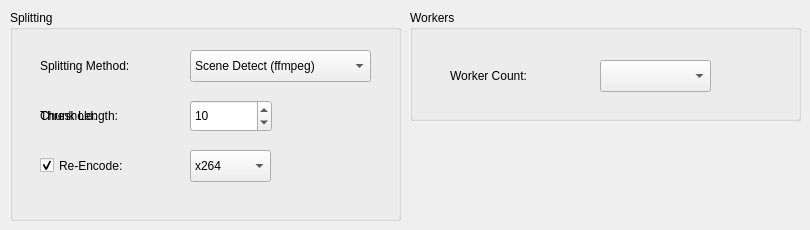
   <widget class="QWidget" name="tab_2">
    <attribute name="title">
     <string>Splitting</string>
    </attribute>
    <widget class="QGroupBox" name="groupBox">
     <property name="geometry">
      <rect>
       <x>10</x>
       <y>10</y>
       <width>391</width>
       <height>211</height>
      </rect>
     </property>
     <property name="title">
      <string>Splitting</string>
     </property>
     <widget class="QLabel" name="label_3">
      <property name="geometry">
       <rect>
        <x>30</x>
        <y>40</y>
        <width>111</width>
        <height>31</height>
       </rect>
      </property>
      <property name="text">
       <string>Splitting Method:</string>
      </property>
     </widget>
     <widget class="QComboBox" name="comboBoxSplittingMethod">
      <property name="geometry">
       <rect>
        <x>180</x>
        <y>40</y>
        <width>181</width>
        <height>32</height>
       </rect>
      </property>
      <item>
       <property name="text">
        <string>Scene Detect (ffmpeg)</string>
       </property>
      </item>
      <item>
       <property name="text">
        <string>Equal Chunking</string>
       </property>
      </item>
     </widget>
     <widget class="QLabel" name="labelSplittingThreshold">
      <property name="geometry">
       <rect>
        <x>30</x>
        <y>90</y>
        <width>111</width>
        <height>31</height>
       </rect>
      </property>
      <property name="text">
       <string>Threshold:</string>
      </property>
     </widget>
     <widget class="QDoubleSpinBox" name="doubleSpinBoxFFmpegSceneThreshold">
      <property name="geometry">
       <rect>
        <x>180</x>
        <y>90</y>
        <width>71</width>
        <height>32</height>
       </rect>
      </property>
      <property name="decimals">
       <number>1</number>
      </property>
      <property name="maximum">
       <double>1.000000000000000</double>
      </property>
      <property name="singleStep">
       <double>0.100000000000000</double>
      </property>
      <property name="value">
       <double>0.300000000000000</double>
      </property>
     </widget>
     <widget class="QLabel" name="labelSplittingChunkLength">
      <property name="enabled">
       <bool>true</bool>
      </property>
      <property name="geometry">
       <rect>
        <x>30</x>
        <y>90</y>
        <width>111</width>
        <height>31</height>
       </rect>
      </property>
      <property name="text">
       <string>Chunk Length:</string>
      </property>
     </widget>
     <widget class="QSpinBox" name="spinBoxChunking">
      <property name="geometry">
       <rect>
        <x>180</x>
        <y>90</y>
        <width>82</width>
        <height>32</height>
       </rect>
      </property>
      <property name="minimum">
       <number>1</number>
      </property>
      <property name="maximum">
       <number>1000</number>
      </property>
      <property name="value">
       <number>10</number>
      </property>
     </widget>
     <widget class="QCheckBox" name="checkBoxSplittingReencode">
      <property name="geometry">
       <rect>
        <x>30</x>
        <y>140</y>
        <width>111</width>
        <height>31</height>
       </rect>
      </property>
      <property name="text">
       <string>Re-Encode:</string>
      </property>
      <property name="checked">
       <bool>true</bool>
      </property>
     </widget>
     <widget class="QComboBox" name="comboBoxSplittingReencode">
      <property name="geometry">
       <rect>
        <x>180</x>
        <y>140</y>
        <width>81</width>
        <height>32</height>
       </rect>
      </property>
      <item>
       <property name="text">
        <string>x264</string>
       </property>
      </item>
      <item>
       <property name="text">
        <string>ffv1</string>
       </property>
      </item>
      <item>
       <property name="text">
        <string>utvideo</string>
       </property>
      </item>
     </widget>
    </widget>
    <widget class="QGroupBox" name="groupBox_2">
     <property name="geometry">
      <rect>
       <x>410</x>
       <y>10</y>
       <width>391</width>
       <height>111</height>
      </rect>
     </property>
     <property name="title">
      <string>Workers</string>
     </property>
     <widget class="QLabel" name="label_4">
      <property name="geometry">
       <rect>
        <x>40</x>
        <y>50</y>
        <width>111</width>
        <height>31</height>
       </rect>
      </property>
      <property name="text">
       <string>Worker Count:</string>
      </property>
     </widget>
     <widget class="QComboBox" name="comboBoxWorkerCount">
      <property name="geometry">
       <rect>
        <x>190</x>
        <y>50</y>
        <width>111</width>
        <height>32</height>
       </rect>
      </property>
     </widget>
    </widget>
   </widget>
